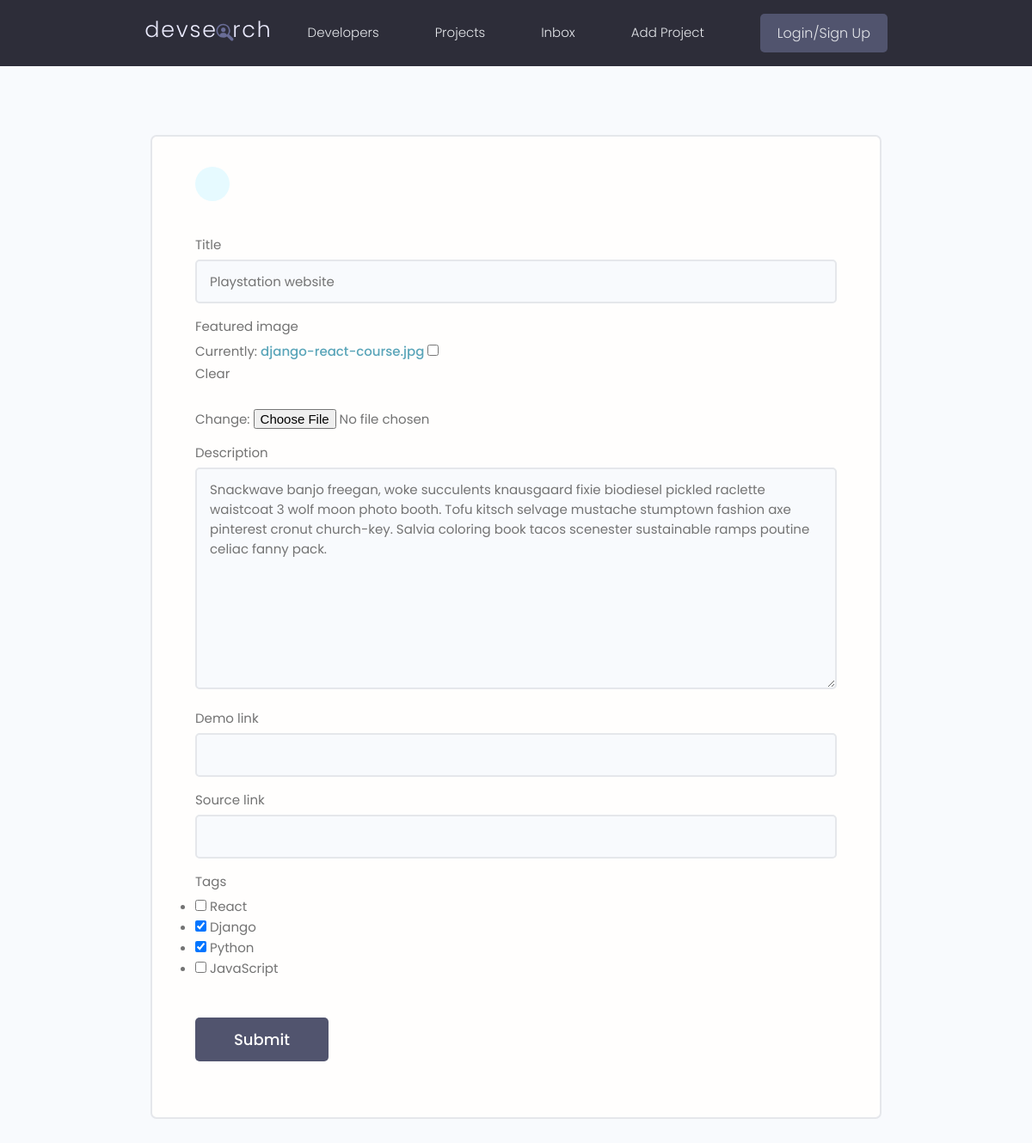
Page /projects/update-project/8a0ab7befb514631904e14da4f4d4de0/ on the earlier database version.
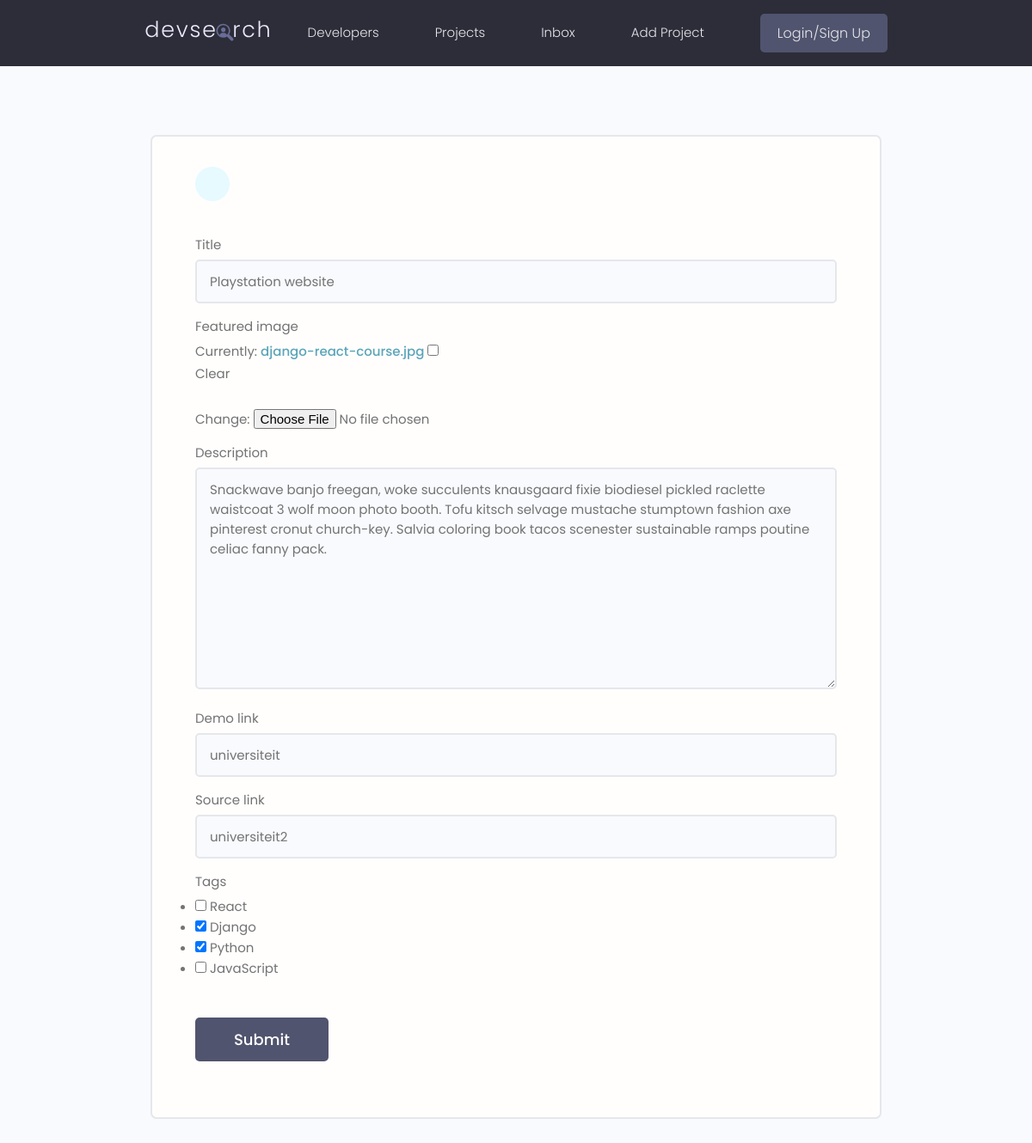
Same page on the later database version.
### projects/models.py (models this page shows, shortened)
class Project(models.Model):
  owner = models.ForeignKey(Profile, null=True, blank=True, on_delete=models.SET_NULL)
  title = models.CharField(max_length=200)
  description = models.TextField(null=True, blank=True)
  featured_image = models.ImageField(null=True, blank=True, default="default.jpg")
  demo_link = models.CharField(max_length=2000, null=True, blank=True)
  source_link = models.CharField(max_length=2000, null=True, blank=True)
  tags = models.ManyToManyField('Tag', blank=True)
  vote_total = models.IntegerField(default=0, null=True, blank=True)
  vote_ratio = models.IntegerField(default=0, null=True, blank=True)
  created = models.DateTimeField(auto_now_add=True)
  id = models.UUIDField(default=uuid.uuid4, unique=True, primary_key=True, editable=False)

### projects/views.py (the view)
# urls.py: path('update-project/<str:pk>/', views.updateProject, name="update-project"),
def updateProject(request, pk):
    project = Project.objects.get(id=pk)
    form = ProjectForm(instance=project)
    if request.method == 'POST':
        form = ProjectForm(request.POST, request.FILES, instance=project)
        if form.is_valid():
            form.save()
            return redirect('projects')
    context = {'form': form}
    return render(request, "projects/project_form.html", context)

### projects/forms.py
class ProjectForm(ModelForm):
  class Meta:
    model = Project
    fields = ['title', 'featured_image', 'description', 'demo_link', 'source_link', 'tags']
    widgets = {
      'tags': forms.CheckboxSelectMultiple(),
    }
  def __init__(self, *args, **kwargs):
    super(ProjectForm, self).__init__(*args, **kwargs)
    for name, field in self.fields.items():
      field.widget.attrs.update({'class':'input'})

### projects/models.py (called while the page is built)
  def __str__(self):
    return self.name

### projects/templates/projects/project_form.html (shortened to what this page needs)
{% extends 'main.html' %}
{% block content %}
<main class="formPage my-xl">
  <div class="content-box">
      <div class="formWrapper">
          <a class="backButton" href="#"></a>
          <br>
          <form class="form" method="POST" enctype="multipart/form-data">
            {% for field in form %}
              <div class="form__field">
                  <label for="formInput#text">{{field.label}}</label>
                  {{field}}
              </div>
              {% endfor %}
              <input class="btn btn--sub btn--lg  my-md" type="submit" value="Submit" />
          </form>
      </div>
  </div>
</main>
{% endblock %}

Differences in the rows shown:
changed Project "Playstation website": demo_link (not shown) → "universiteit"; source_link (not shown) → "universiteit2"
